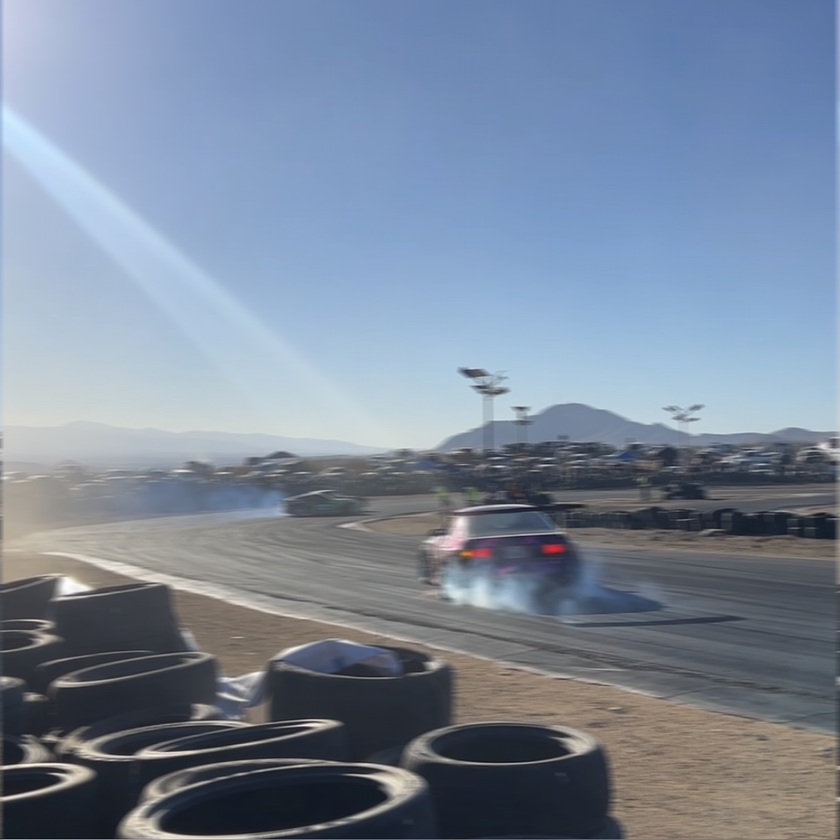
#> input picture outputs/5/blurry.png, 840 x 840 px, shrunk from 1170 x 1170 before the run
$ python blur_kernel_estimator.py   (older library calls are emulated)
#> lines starting #> are read from the running program, lines starting #| are printed output that depends on the picture
import numpy as np
import cv2
from scipy.ndimage import gaussian_filter, gaussian_filter1d
import matplotlib.pyplot as plt
from scipy.signal import correlate2d


def estimate_blur_angle_directional(image, debug=False):
    # Convert to grayscale if RGB
    if image.ndim == 3:
        gray = cv2.cvtColor((image * 255).astype(np.uint8), cv2.COLOR_RGB2GRAY)
    else:
        gray = (image * 255).astype(np.uint8)

    # Apply Hanning window to suppress edge artifacts
    hanning = np.outer(np.hanning(gray.shape[0]), np.hanning(gray.shape[1]))
    windowed = gray * hanning

    # Compute FFT and get log-magnitude spectrum
    f = np.fft.fft2(windowed)
    fshift = np.fft.fftshift(f)
    magnitude_spectrum = 20 * np.log(np.abs(fshift) + 1)

    # Smooth the spectrum to reduce noise
    blurred_spectrum = gaussian_filter(magnitude_spectrum, sigma=3)

    # Compute gradients
    grad_x = cv2.Sobel(blurred_spectrum, cv2.CV_64F, 1, 0, ksize=3)
    grad_y = cv2.Sobel(blurred_spectrum, cv2.CV_64F, 0, 1, ksize=3)
    gradient_magnitude = np.sqrt(grad_x**2 + grad_y**2)
    gradient_angle = np.arctan2(grad_y, grad_x) * 180 / np.pi
    gradient_angle = (gradient_angle + 360) % 360  # Normalize to [0, 360)

    # Histogram of orientation weighted by gradient strength
    hist, bin_edges = np.histogram(gradient_angle, bins=360, range=(0, 360), weights=gradient_magnitude)
    dominant_gradient_direction = bin_edges[np.argmax(hist)]
    '''
    # Rotate by 90° to convert frequency suppression axis to motion blur direction
    estimated_blur_angle = (dominant_gradient_direction + 90) % 360
    '''
    estimated_blur_angle = dominant_gradient_direction % 180

    if debug:
        # print(f"Dominant gradient direction: {dominant_gradient_direction:.2f}°")
        print(f"Estimated motion blur angle: {estimated_blur_angle:.2f}°")

        plt.figure(figsize=(12, 5))
        plt.subplot(1, 2, 1)
        plt.imshow(magnitude_spectrum, cmap='gray')
        plt.title("FFT Magnitude Spectrum")
        plt.axis('off')

        plt.subplot(1, 2, 2)
        plt.plot(bin_edges[:-1], hist)
        plt.title("Gradient Orientation Histogram (0°–360°)")
        plt.xlabel("Angle (°)")
        plt.ylabel("Weighted Gradient Count")
        plt.tight_layout()
        plt.savefig("debug1.png", dpi=300, bbox_inches='tight')
    return estimated_blur_angle


# [122 lines left out: functions estimate_blur_length_fft_peaks, estimate_blur_length_spatial, not called in this run]

def estimate_blur_length_fourier(image, blur_angle_deg, debug=False):
    """
    Estimate the length (in pixels) of a linear motion blur,
    given its direction in the spatial domain.

    Parameters
    ----------
    image : np.ndarray
        Input image. Can be RGB or grayscale, float in [0,1] or uint8.
    blur_angle_deg : float
        Blur direction in the spatial domain, in degrees (0° = +x axis, CCW).
    debug : bool
        If True, plots the 1D Fourier profile and prints intermediate info.

    Returns
    -------
    length_est : float
        Estimated blur length in pixels.
    """

    # 1. Convert to grayscale and apply Hanning window
    if image.ndim == 3:
        # assume RGB
        if image.dtype != np.uint8:
            gray = cv2.cvtColor((image * 255).astype(np.uint8), cv2.COLOR_RGB2GRAY)
        else:
            gray = cv2.cvtColor(image, cv2.COLOR_RGB2GRAY)
    else:
        if image.dtype != np.uint8:
            gray = (image * 255).astype(np.uint8)
        else:
            gray = image

    gray = gray.astype(np.float32)
    h, w = gray.shape

    # 2D Hanning window to reduce edge artifacts in FFT
    win_y = np.hanning(h)
    win_x = np.hanning(w)
    window = np.outer(win_y, win_x)
    windowed = gray * window

    # 2. Fourier transform and log-magnitude spectrum
    F = np.fft.fft2(windowed)
    Fshift = np.fft.fftshift(F)
    mag = np.log1p(np.abs(Fshift))  # log(1 + |F|)

    # Smooth spectrum to make oscillations cleaner
    mag_smooth = gaussian_filter(mag, sigma=3)

    # 3. Sample 1D profile along the blur direction in the frequency domain
    # DC is at the center after fftshift
    cy, cx = h // 2, w // 2

    # blur_angle_deg is the spatial blur direction; its frequency-domain
    # oscillations occur along the same axis.
    theta = np.deg2rad(blur_angle_deg)
    dir_vec = np.array([np.sin(theta), np.cos(theta)])  # (dy, dx)

    # max radius: half-diagonal of the image
    max_radius = int(0.5 * np.hypot(h, w))
    profile = []

    for r in range(1, max_radius):
        y = int(round(cy + r * dir_vec[0]))
        x = int(round(cx + r * dir_vec[1]))
        if y < 0 or y >= h or x < 0 or x >= w:
            break
        profile.append(mag_smooth[y, x])

    profile = np.array(profile, dtype=np.float32)
    if profile.size < 10:
        # Not enough samples to say anything meaningful
        if debug:
            print("Profile too short, returning length 1.")
        return 1.0

    # 4. Normalize and lightly smooth the 1D profile
    profile -= profile.min()
    denom = profile.max() + 1e-8
    profile /= denom

    # Simple 1D smoothing kernel
    kernel = np.array([1, 2, 3, 2, 1], dtype=np.float32)
    kernel /= kernel.sum()
    profile_smooth = np.convolve(profile, kernel, mode="same")

    # 5. Find the first significant local minimum (first "zero" of sinc-like pattern)
    # Skip a few samples near the center (DC region)
    start_idx = 3
    center_val = profile_smooth[start_idx]
    first_min_idx = None

    for i in range(start_idx + 1, len(profile_smooth) - 1):
        if profile_smooth[i] < profile_smooth[i - 1] and profile_smooth[i] < profile_smooth[i + 1]:
            # Require the valley to be noticeably below the DC region
            if profile_smooth[i] < 0.9 * center_val:
                first_min_idx = i
                break

    if first_min_idx is None or first_min_idx <= 0:
        # Fallback if no clear minimum found
        length_est = 1.0
    else:
        # 6. Convert frequency-zero spacing → blur length
        # For a rect blur of length L, zeros appear at f ≈ n / L.
        # With DFT sampling step Δf ≈ 1 / N_eff, first zero at bin k1 gives:
        #   f1 ≈ k1 / N_eff  ≈ 1 / L  →  L ≈ N_eff / k1
        N_eff = min(h, w)
        length_est = float(N_eff) / float(first_min_idx)

    if debug:
        print(f"First minimum index: {first_min_idx}")
        print(f"Estimated blur length: {length_est:.2f} pixels")

        x_axis = np.arange(len(profile_smooth))
        plt.figure(figsize=(8, 4))
        plt.plot(x_axis, profile_smooth, label="1D Fourier profile")
        if first_min_idx is not None:
            plt.axvline(first_min_idx, linestyle="--", label="First significant minimum")
        plt.xlabel("Radius in frequency bins")
        plt.ylabel("Normalized magnitude")
        plt.title(f"Profile along blur direction (angle = {blur_angle_deg:.1f}°)")
        plt.legend()
        plt.tight_layout()
        plt.savefig("debug_blur_length_profile.png", dpi=300, bbox_inches="tight")

    return int(length_est)

def main():
    # Load your blurred image (as color or grayscale)
    image_path = 'outputs/5/blurry.png'
    # image_path = 'outputs/5_noisy.png'
    image = cv2.imread(image_path)
#> image is the input picture: shape (840, 840, 3); mean B, G, R 153.9, 135.4, 122.1
    image = cv2.cvtColor(image, cv2.COLOR_BGR2RGB) / 255.0  # Normalize to [0, 1]
    angle = estimate_blur_angle_directional(image, debug=True)
#> in estimate_blur_angle_directional, `gray = cv2.cvtColor((image * 255).astype(np.uint8), cv2.COLOR_RGB2GRAY)`:
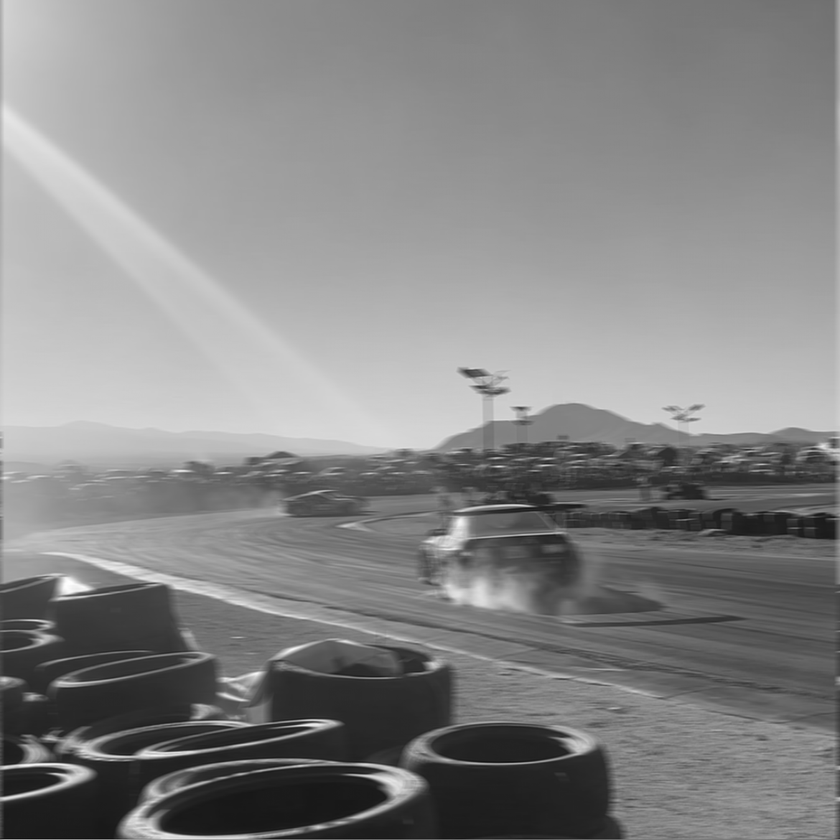
#> gray: shape (840, 840); min 14, max 253, mean 133.5
#> in estimate_blur_angle_directional, `windowed = gray * hanning`:
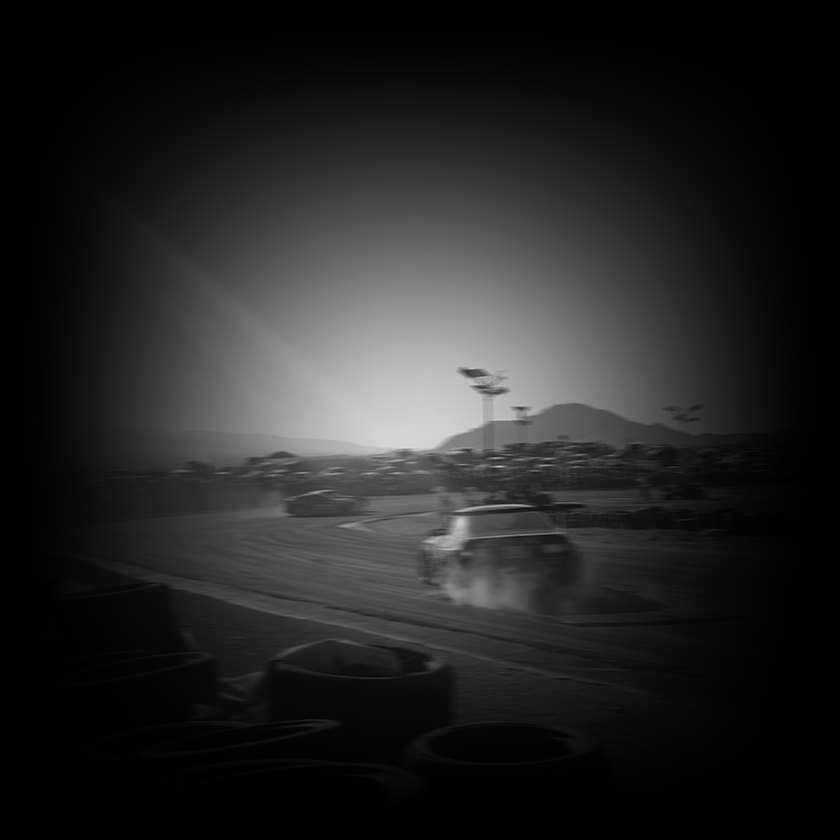
#> windowed: shape (840, 840) float64; min 0, max 220, mean 36.5
#> in estimate_blur_angle_directional, `magnitude_spectrum = 20 * np.log(np.abs(fshift) + 1)`:
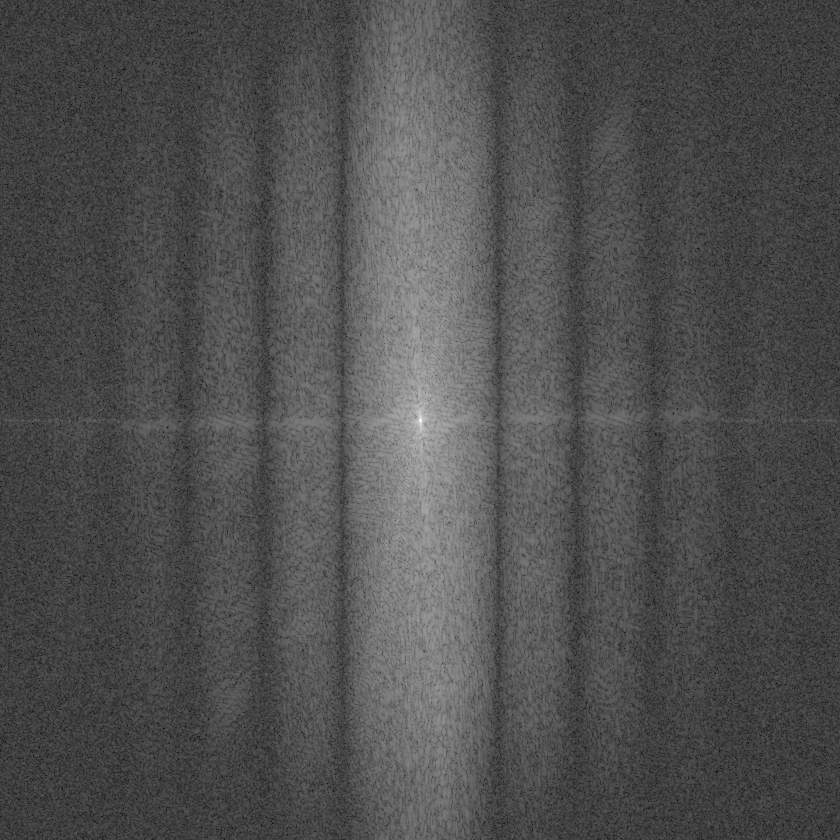
#> magnitude_spectrum: shape (840, 840) float64; min 3.9, max 341.3, mean 109.4; drawn with min black and max white
#> in estimate_blur_angle_directional, `grad_y = cv2.Sobel(blurred_spectrum, cv2.CV_64F, 0, 1, ksize=3)`:
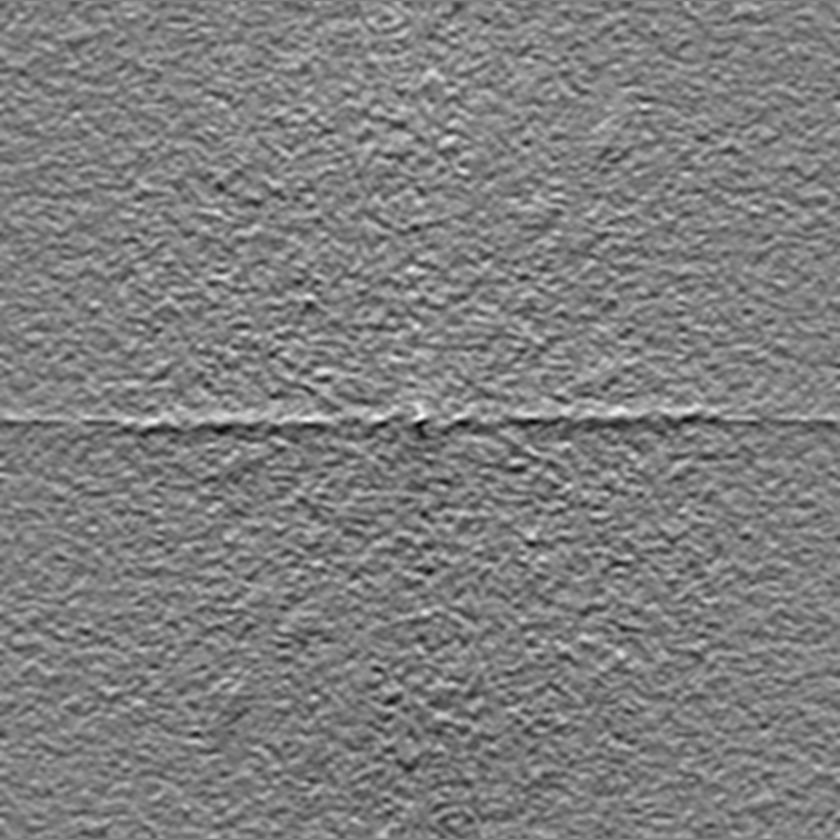
#> grad_y: shape (840, 840) float64; min -25.76, max 25.76, mean 0; drawn with min black and max white
#> in estimate_blur_angle_directional, `gradient_magnitude = np.sqrt(grad_x**2 + grad_y**2)`:
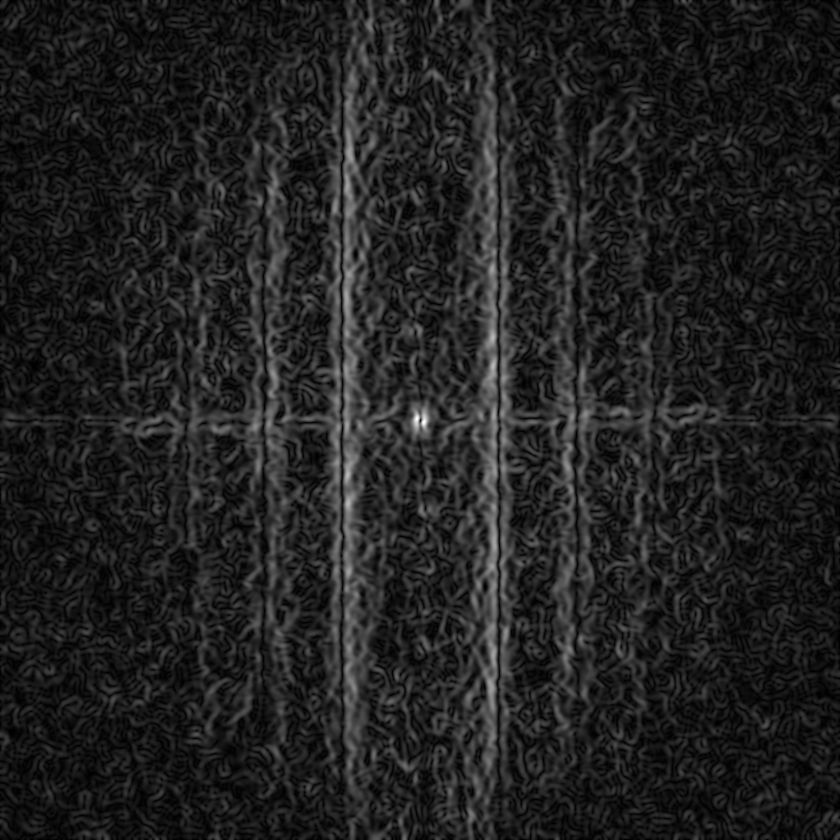
#> gradient_magnitude: shape (840, 840) float64; min 0, max 56.46, mean 7.4; drawn with min black and max white
#> in estimate_blur_angle_directional, `gradient_angle = (gradient_angle + 360) % 360`:
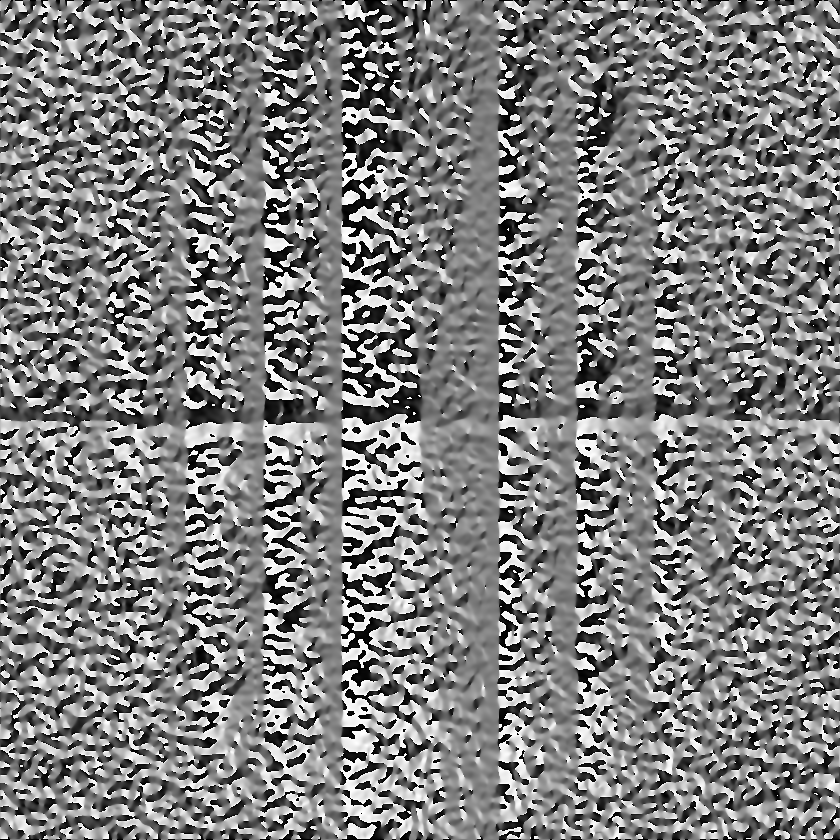
#> gradient_angle: shape (840, 840) float64; min 0, max 360, mean 179.8; drawn with min black and max white
#> in estimate_blur_angle_directional, `hist, bin_edges = np.histogram(gradient_angle, bins=360, range=(0, 360..`: hist = 360 values, max 33486.9 at index 180, min 7400.8 at index 92, mean 14574; bin_edges = 361 values from 0 to 360
#> in estimate_blur_angle_directional, `dominant_gradient_direction = bin_edges[np.argmax(hist)]`: dominant_gradient_direction = 180
#> in estimate_blur_angle_directional, `estimated_blur_angle = dominant_gradient_direction % 180`: estimated_blur_angle = 0
#| Estimated motion blur angle: 0.00°
#> in estimate_blur_angle_directional, `plt.savefig("debug1.png", dpi=300, bbox_inches='tight')`:
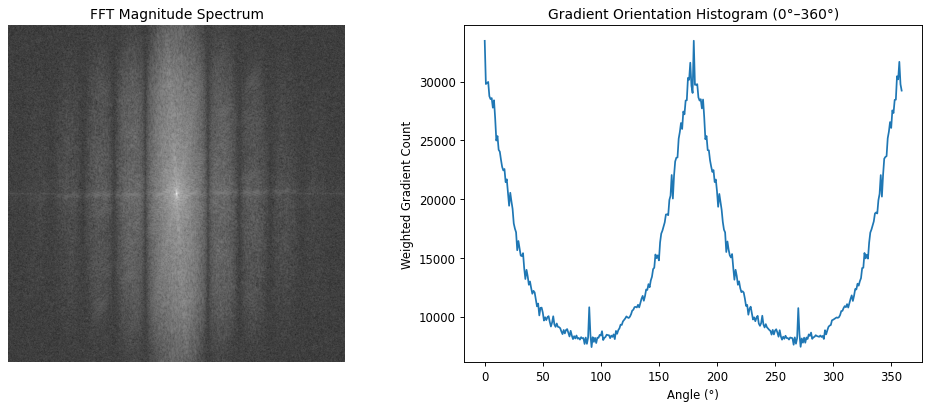
#> figure drawn by matplotlib, 2 panels; panel 2: curve peaks at x = 180, y = 33486.9
#> angle = 0
    # length = estimate_blur_length_fft_peaks(image, 180, debug=True)
    # length = estimate_blur_length_spatial(image, 180)
    length = estimate_blur_length_fourier(image, angle)
#> in estimate_blur_length_fourier, `dir_vec = np.array([np.sin(theta), np.cos(theta)])`: dir_vec = [0, 1]
#> after the loop in estimate_blur_length_fourier, `for r in range(1, max_radius):`: profile = 419 values, max 13.24 at index 0, min 4.72 at index 418, mean 6.57
#> in estimate_blur_length_fourier, `profile -= profile.min()`: profile = 419 values, max 8.52 at index 0, min 0 at index 418, mean 1.85
#> in estimate_blur_length_fourier, `denom = profile.max() + 1e-8`: denom = 8.52
#> in estimate_blur_length_fourier, `profile /= denom`: profile = 419 values, max 1 at index 0, min 0 at index 418, mean 0.217
#> in estimate_blur_length_fourier, `profile_smooth = np.convolve(profile, kernel, mode="same")`: profile_smooth = 419 values, max 0.938 at index 2, min 0.00178 at index 418, mean 0.216
#> in estimate_blur_length_fourier, `center_val = profile_smooth[start_idx]`: center_val = 0.902
#> the loop in estimate_blur_length_fourier, `for i in range(start_idx + 1, len(profile_smooth) - 1):` made 75 passes
#> first_min_idx on pass 75: 78
#> in estimate_blur_length_fourier, `length_est = float(N_eff) / float(first_min_idx)`: length_est = 10.77
#> length = 10
    print(angle)
#| 0.0
    print(length)
#| 10


if __name__ == "__main__":
    main()
